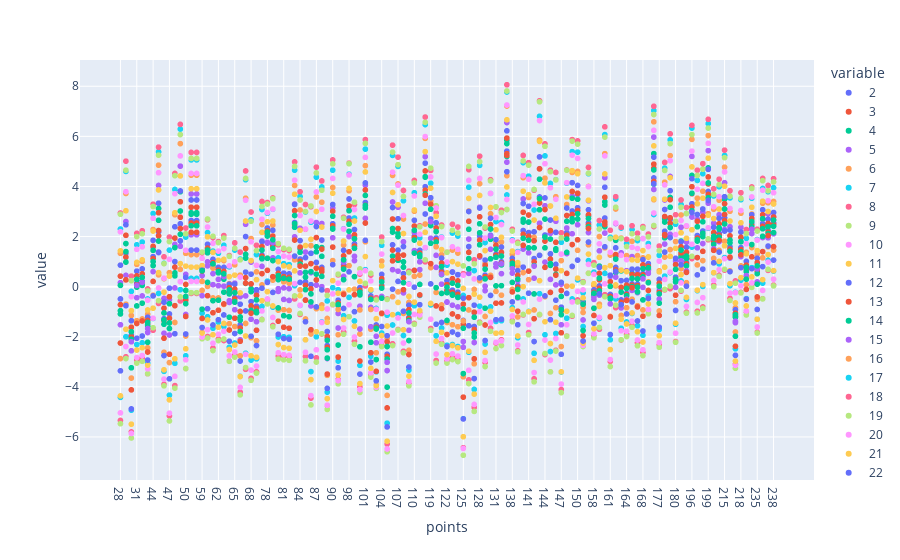

This figure's notebook cell:
### Code cell
# scatter plot of TEMPERATURE bias over all the points considered in the basin

import hvplot.pandas
points_list = temperature_data_fct_bias.columns.to_list()
points_list = points_list[1:]
# try:
#     temperature_data_fct_bias_unidx = temperature_data_fct_bias.reset_index()
# except:
#     temperature_data_fct_bias_unidx = temperature_data_fct_bias

temperature_data_fct_bias.plot(
    kind='scatter', x=temperature_data_fct_bias.index, y=points_list, backend='plotly')
